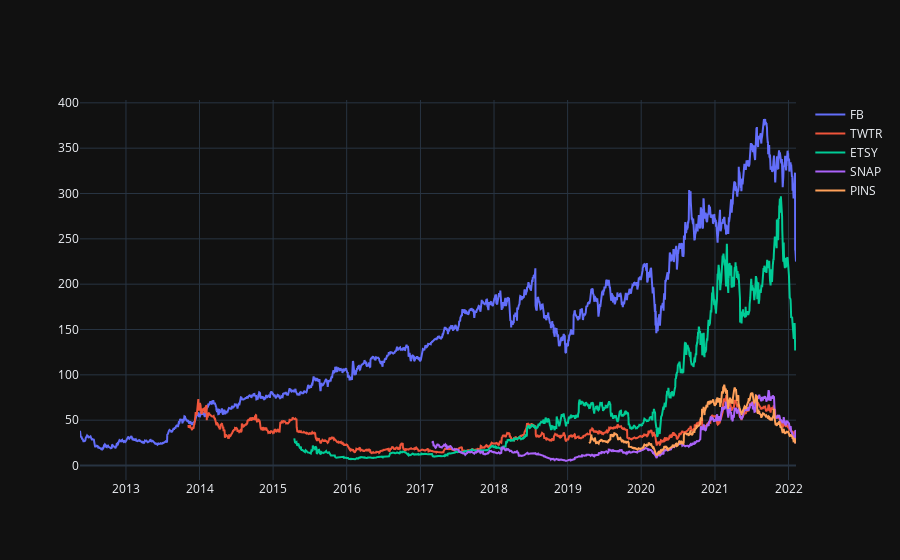

Source (notebook cell):
### Markdown cell above
Plot and visualize the original stock values over time

### Code cell
import plotly.graph_objs as go
import plotly.io as pio

# Plotting the wave and amps using Plotly
fig = go.Figure()

# iterate through tickers and graphs each with line charts
tickers = list(df['ticker'].unique())
for ticker in tickers:      
    # Add the wave trace
    xdf = df[df['ticker'] == ticker][['date', 'ticker', 'adj_close']]
    fig.add_trace(go.Scatter(x=xdf['date'], y=xdf['adj_close'], mode='lines', name=ticker))

fig.show()

### Figure 1 — Plotly figure (JSON) as saved in the notebook; plotly's stock layout.template omitted (floating-point values rounded to 4 significant figures; data arrays with more than 128 entries replaced by an {"elided": "..."} marker saying what was removed)
{"data": [{"mode": "lines", "name": "FB", "type": "scatter", "x": {"elided": "2447 str values"}, "y": {"elided": "2447 float values"}}, {"mode": "lines", "name": "TWTR", "type": "scatter", "x": {"elided": "2077 str values"}, "y": {"elided": "2077 float values"}}, {"mode": "lines", "name": "ETSY", "type": "scatter", "x": {"elided": "1717 str values"}, "y": {"elided": "1717 float values"}}, {"mode": "lines", "name": "SNAP", "type": "scatter", "x": {"elided": "1244 str values"}, "y": {"elided": "1244 float values"}}, {"mode": "lines", "name": "PINS", "type": "scatter", "x": {"elided": "708 str values"}, "y": {"elided": "708 float values"}}], "layout": {}}
